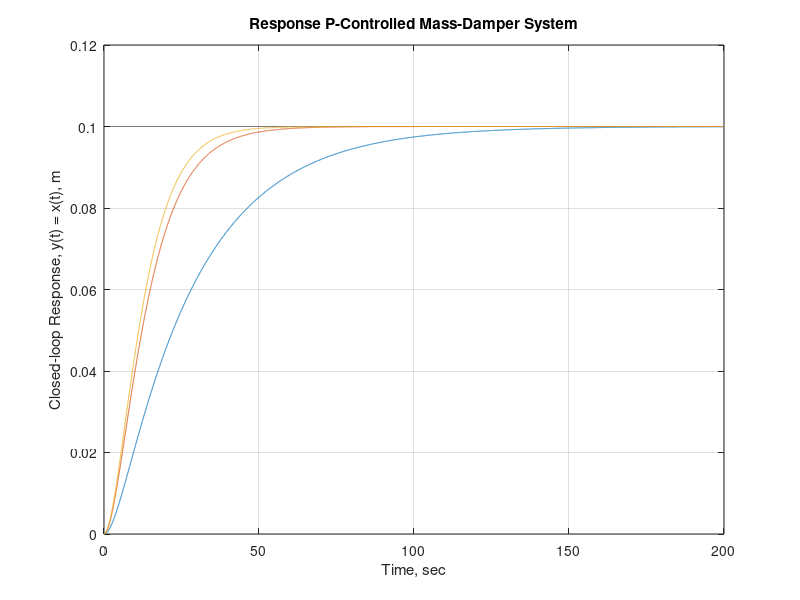

Source code (MATLAB): (Note: this script raises an error after producing the figure.)
% %%%%%%%%%%%%%%%%%%%%%%%%%%%%%%%%%%%%%%%%%%%%%%%%%%%%%%%%%%%%%%%%%%%%%%% %
% Course: System Dynamics and Control                       ME 3030-21 WI19
% Author: Prof. M Diaz-Maldonado                          Date: Dec/28/2019
% %%%%%%%%%%%%%%%%%%%%%%%%%%%%%%%%%%%%%%%%%%%%%%%%%%%%%%%%%%%%%%%%%%%%%%% %
% Synopsis:
% Example 10-6-A:
% Closed-loop response of mass-damper system controlled via a Proportional
% controller. Code shows that the response is "slow" if the controlled
% system is critically damped or overdamped (small Kp values). In the next
% example it will be shown that the response of its underdamped counterpart
% is much faster.
% %%%%%%%%%%%%%%%%%%%%%%%%%%%%%%%%%%%%%%%%%%%%%%%%%%%%%%%%%%%%%%%%%%%%%%% %
clear;
close all;
clc;

% reference signal, step-input position, m 
A = 0.1;

% plot the reference step input
figure(1);
t = linspace(0, 200, 1e4);
% step input, u(t) = x_ref(t) = 0.1 U(t)
u = A * (t>=0);
plot(t, u, '--k'); hold on;

% P-Controller Gain (for Kp = 0.01125 the system is critically damped)
Kp = [0.005, 0.01, 0.01125];

for n=1:2 % (only the first two values correspond to an overdamped system)
    
    % second-order dynamic system constants: 
    %                y'' + a1 y' + a0 y = b0 u(t) 
    %
    a1 = 0.3;
    a0 = 2*Kp(n);
    % non-homogeneous constant
    b0 = 2*Kp(n);
    
    % natural frequency, rad/s
    omega_n = sqrt(a0);
    % damping ratio
    DR = a1 / (2*sqrt(a0));
    
    if (DR>1)
        % plots the response only if the system is overdamped
        % the conditional statement is not strictly needed, however
        % it has been added to stress that for other values of Kp the
        % system becomes underdamped and that means that y(t) is
        % described by an underdamped second-order response to a step input
        
        % roots of characteristic equation obtained by quadratic equation
        r1 = 0.5 * (-a1 + sqrt(a1^2 - 4 * a0));
        r2 = 0.5 * (-a1 - sqrt(a1^2 - 4 * a0));
        
        % closed-loop response (overdamped system) for a system that starts
        % at rest (y=y'=0 at t=0)
        y = (b0 * A / a0) * ( 1 + (r2/r1) / ( 1 - r2/r1 ) *...
            exp(r1*t) - 1/(1-r2/r1) * exp(r2*t) );
        plot(t, y); hold on; 
    end
 
end

% %%%%%%%%%%%%%%%%%%%%%%%%%%%%%%%%%%%%%%%%%%%%%%%%%%%%%%%%%%%%%%%%%%%%%%% %
% critically damped case (Kp = 0.01125 V/m) 
r1 = -0.5 * a1;
% complete response, y(t), for a critically damped system which starts from
% rest (y=y'=0 at t=0).
y = (b0 * A/ a0) * (1 - exp(r1*t) + r1 * t .* exp(r1*t));
plot(t, y);
% %%%%%%%%%%%%%%%%%%%%%%%%%%%%%%%%%%%%%%%%%%%%%%%%%%%%%%%%%%%%%%%%%%%%%%% %

% final figure options
xlabel('Time, sec');
ylabel('Closed-loop Response, y(t) = x(t), m');
title('Response P-Controlled Mass-Damper System');
grid on;

ylim([0, 0.12]);
legend('step-input, x_{ref}(t)', 'K_p = 0.005 V/m (overdamped)', ... 
    'K_p = 0.01 V/m (overdamped)',...
    'K_p = 0.01125 V/m \bf{(critically damped)}','location', 'SE');